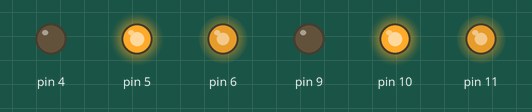
Recording of a sketch running on a simulated Arduino Uno, built with avr-gcc and run on an emulated ATmega328P. On the bench: output pins drawn as LEDs (lit = HIGH).

Above: at 0.1 s.
Timing chart, 0 to 1.6 s (numbered marks = the images above):
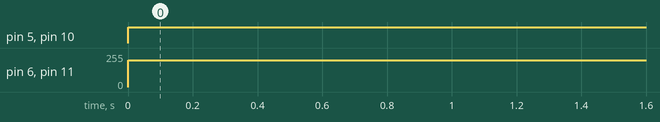

The sketch:

Lab7-1.ino
```cpp
void setup() {
Serial.begin(9600);
pinMode(11,OUTPUT);
pinMode(10,OUTPUT);
pinMode(9,OUTPUT);
pinMode(6,OUTPUT);
pinMode(5,OUTPUT);
pinMode(4,OUTPUT);
}
void loop() {
  analogWrite(11,200);
  analogWrite(6,200);
  digitalWrite(10,1);
  digitalWrite(9,0);
  digitalWrite(5,1);
  digitalWrite(4,0);

}
```

Measured:
- by itself, pin 5, pin 10: LOW → HIGH at 0.00 s
- by itself, pin 6, pin 11: 0/255 → 200/255 at 0.00 s
